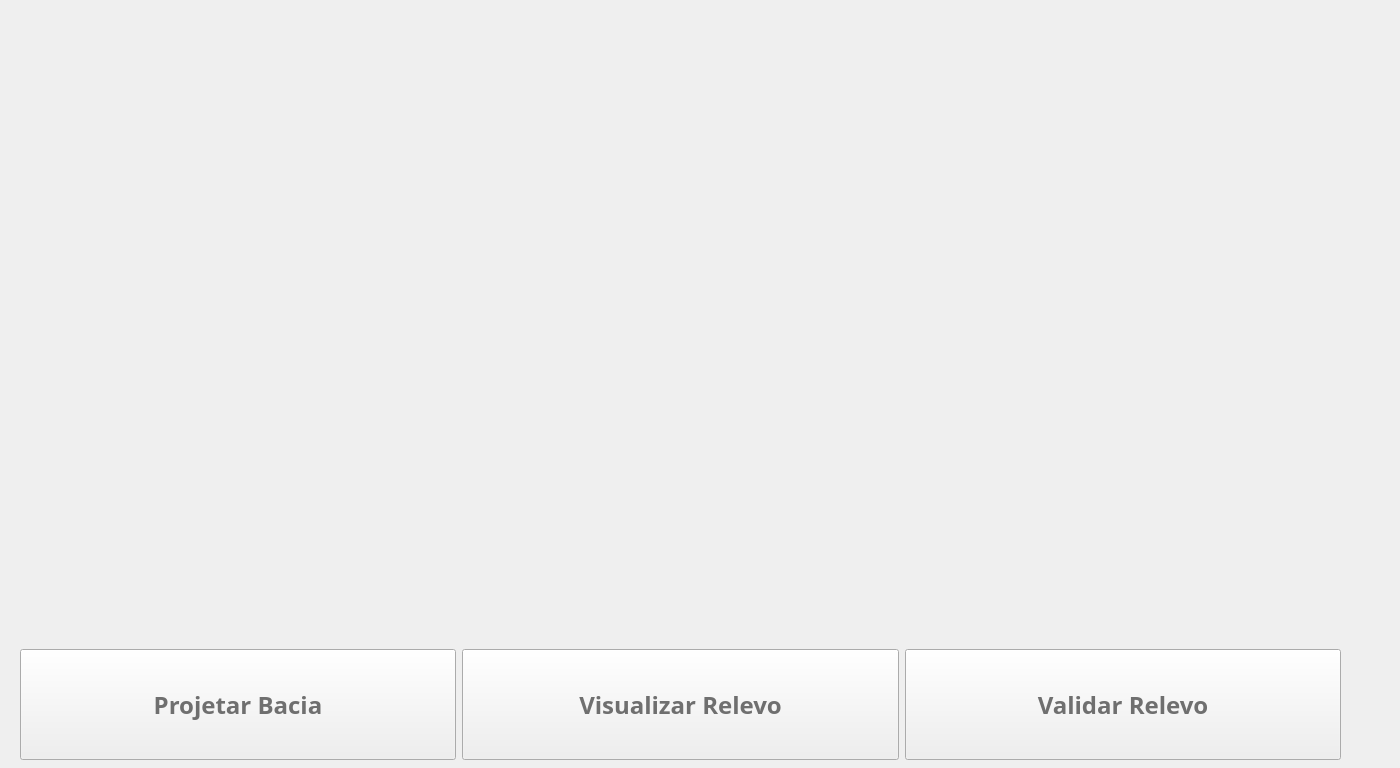
<?xml version="1.0" encoding="UTF-8"?>
<ui version="4.0">
 <class>Aula_3</class>
 <widget class="QWidget" name="Aula_3">
  <property name="geometry">
   <rect>
    <x>0</x>
    <y>0</y>
    <width>1400</width>
    <height>768</height>
   </rect>
  </property>
  <property name="minimumSize">
   <size>
    <width>1024</width>
    <height>768</height>
   </size>
  </property>
  <property name="windowTitle">
   <string>caixade-areia - Aula 3</string>
  </property>
  <widget class="QWidget" name="verticalLayoutWidget">
   <property name="geometry">
    <rect>
     <x>20</x>
     <y>10</y>
     <width>215</width>
     <height>631</height>
    </rect>
   </property>
   <layout class="QVBoxLayout" name="layout_btns_esq">
    <item>
     <widget class="QPushButton" name="btn_modelo_1">
      <property name="minimumSize">
       <size>
        <width>0</width>
        <height>150</height>
       </size>
      </property>
      <property name="maximumSize">
       <size>
        <width>16777215</width>
        <height>150</height>
       </size>
      </property>
      <property name="cursor">
       <cursorShape>PointingHandCursor</cursorShape>
      </property>
      <property name="text">
       <string/>
      </property>
      <property name="icon">
       <iconset>
        <normaloff>../resources/modelos/modelo_1.png</normaloff>../resources/modelos/modelo_1.png</iconset>
      </property>
      <property name="iconSize">
       <size>
        <width>200</width>
        <height>150</height>
       </size>
      </property>
      <property name="shortcut">
       <string>1</string>
      </property>
      <property name="flat">
       <bool>true</bool>
      </property>
     </widget>
    </item>
    <item>
     <widget class="QPushButton" name="btn_modelo_2">
      <property name="minimumSize">
       <size>
        <width>0</width>
        <height>150</height>
       </size>
      </property>
      <property name="maximumSize">
       <size>
        <width>16777215</width>
        <height>150</height>
       </size>
      </property>
      <property name="cursor">
       <cursorShape>PointingHandCursor</cursorShape>
      </property>
      <property name="text">
       <string/>
      </property>
      <property name="icon">
       <iconset>
        <normaloff>../resources/modelos/modelo_2.png</normaloff>../resources/modelos/modelo_2.png</iconset>
      </property>
      <property name="iconSize">
       <size>
        <width>200</width>
        <height>150</height>
       </size>
      </property>
      <property name="shortcut">
       <string>2</string>
      </property>
      <property name="flat">
       <bool>true</bool>
      </property>
     </widget>
    </item>
    <item>
     <widget class="QPushButton" name="btn_modelo_3">
      <property name="minimumSize">
       <size>
        <width>0</width>
        <height>150</height>
       </size>
      </property>
      <property name="maximumSize">
       <size>
        <width>16777215</width>
        <height>150</height>
       </size>
      </property>
      <property name="cursor">
       <cursorShape>PointingHandCursor</cursorShape>
      </property>
      <property name="text">
       <string/>
      </property>
      <property name="icon">
       <iconset>
        <normaloff>../resources/modelos/modelo_3.png</normaloff>../resources/modelos/modelo_3.png</iconset>
      </property>
      <property name="iconSize">
       <size>
        <width>200</width>
        <height>150</height>
       </size>
      </property>
      <property name="shortcut">
       <string>3</string>
      </property>
      <property name="flat">
       <bool>true</bool>
      </property>
     </widget>
    </item>
    <item>
     <widget class="QPushButton" name="btn_modelo_4">
      <property name="minimumSize">
       <size>
        <width>0</width>
        <height>150</height>
       </size>
      </property>
      <property name="maximumSize">
       <size>
        <width>16777215</width>
        <height>150</height>
       </size>
      </property>
      <property name="cursor">
       <cursorShape>PointingHandCursor</cursorShape>
      </property>
      <property name="text">
       <string/>
      </property>
      <property name="icon">
       <iconset>
        <normaloff>../resources/modelos/modelo_4.png</normaloff>../resources/modelos/modelo_4.png</iconset>
      </property>
      <property name="iconSize">
       <size>
        <width>200</width>
        <height>150</height>
       </size>
      </property>
      <property name="shortcut">
       <string>4</string>
      </property>
      <property name="flat">
       <bool>true</bool>
      </property>
     </widget>
    </item>
   </layout>
  </widget>
  <widget class="QWidget" name="verticalLayoutWidget_2">
   <property name="geometry">
    <rect>
     <x>1130</x>
     <y>10</y>
     <width>215</width>
     <height>631</height>
    </rect>
   </property>
   <layout class="QVBoxLayout" name="layout_btns_dir">
    <item>
     <widget class="QPushButton" name="btn_modelo_5">
      <property name="minimumSize">
       <size>
        <width>0</width>
        <height>150</height>
       </size>
      </property>
      <property name="maximumSize">
       <size>
        <width>16777215</width>
        <height>150</height>
       </size>
      </property>
      <property name="cursor">
       <cursorShape>PointingHandCursor</cursorShape>
      </property>
      <property name="text">
       <string/>
      </property>
      <property name="icon">
       <iconset>
        <normaloff>../resources/modelos/modelo_5.png</normaloff>../resources/modelos/modelo_5.png</iconset>
      </property>
      <property name="iconSize">
       <size>
        <width>200</width>
        <height>150</height>
       </size>
      </property>
      <property name="shortcut">
       <string>5</string>
      </property>
      <property name="flat">
       <bool>true</bool>
      </property>
     </widget>
    </item>
    <item>
     <widget class="QPushButton" name="btn_modelo_6">
      <property name="minimumSize">
       <size>
        <width>0</width>
        <height>150</height>
       </size>
      </property>
      <property name="maximumSize">
       <size>
        <width>16777215</width>
        <height>150</height>
       </size>
      </property>
      <property name="cursor">
       <cursorShape>PointingHandCursor</cursorShape>
      </property>
      <property name="text">
       <string/>
      </property>
      <property name="icon">
       <iconset>
        <normaloff>../resources/modelos/modelo_6.png</normaloff>../resources/modelos/modelo_6.png</iconset>
      </property>
      <property name="iconSize">
       <size>
        <width>200</width>
        <height>150</height>
       </size>
      </property>
      <property name="shortcut">
       <string>6</string>
      </property>
      <property name="flat">
       <bool>true</bool>
      </property>
     </widget>
    </item>
    <item>
     <widget class="QPushButton" name="btn_modelo_7">
      <property name="minimumSize">
       <size>
        <width>0</width>
        <height>150</height>
       </size>
      </property>
      <property name="maximumSize">
       <size>
        <width>16777215</width>
        <height>150</height>
       </size>
      </property>
      <property name="cursor">
       <cursorShape>PointingHandCursor</cursorShape>
      </property>
      <property name="text">
       <string/>
      </property>
      <property name="icon">
       <iconset>
        <normaloff>../resources/modelos/modelo_7.png</normaloff>../resources/modelos/modelo_7.png</iconset>
      </property>
      <property name="iconSize">
       <size>
        <width>200</width>
        <height>150</height>
       </size>
      </property>
      <property name="shortcut">
       <string>7</string>
      </property>
      <property name="flat">
       <bool>true</bool>
      </property>
     </widget>
    </item>
    <item>
     <widget class="QPushButton" name="btn_modelo_8">
      <property name="minimumSize">
       <size>
        <width>0</width>
        <height>150</height>
       </size>
      </property>
      <property name="maximumSize">
       <size>
        <width>16777215</width>
        <height>150</height>
       </size>
      </property>
      <property name="cursor">
       <cursorShape>PointingHandCursor</cursorShape>
      </property>
      <property name="text">
       <string/>
      </property>
      <property name="icon">
       <iconset>
        <normaloff>../resources/modelos/modelo_8.png</normaloff>../resources/modelos/modelo_8.png</iconset>
      </property>
      <property name="iconSize">
       <size>
        <width>200</width>
        <height>150</height>
       </size>
      </property>
      <property name="shortcut">
       <string>8</string>
      </property>
      <property name="flat">
       <bool>true</bool>
      </property>
     </widget>
    </item>
   </layout>
  </widget>
  <widget class="QWidget" name="horizontalLayoutWidget">
   <property name="geometry">
    <rect>
     <x>20</x>
     <y>649</y>
     <width>1321</width>
     <height>111</height>
    </rect>
   </property>
   <layout class="QHBoxLayout" name="layout_btns_inf">
    <item>
     <widget class="QPushButton" name="btn_projetar">
      <property name="sizePolicy">
       <sizepolicy hsizetype="Preferred" vsizetype="Preferred">
        <horstretch>0</horstretch>
        <verstretch>0</verstretch>
       </sizepolicy>
      </property>
      <property name="minimumSize">
       <size>
        <width>0</width>
        <height>75</height>
       </size>
      </property>
      <property name="palette">
       <palette>
        <active>
         <colorrole role="ButtonText">
          <brush brushstyle="SolidPattern">
           <color alpha="255">
            <red>111</red>
            <green>111</green>
            <blue>111</blue>
           </color>
          </brush>
         </colorrole>
        </active>
        <inactive>
         <colorrole role="ButtonText">
          <brush brushstyle="SolidPattern">
           <color alpha="255">
            <red>111</red>
            <green>111</green>
            <blue>111</blue>
           </color>
          </brush>
         </colorrole>
        </inactive>
        <disabled>
         <colorrole role="ButtonText">
          <brush brushstyle="SolidPattern">
           <color alpha="255">
            <red>190</red>
            <green>190</green>
            <blue>190</blue>
           </color>
          </brush>
         </colorrole>
        </disabled>
       </palette>
      </property>
      <property name="font">
       <font>
        <family>Sans Serif</family>
        <pointsize>18</pointsize>
        <weight>75</weight>
        <bold>true</bold>
       </font>
      </property>
      <property name="cursor">
       <cursorShape>PointingHandCursor</cursorShape>
      </property>
      <property name="text">
       <string>Projetar Bacia</string>
      </property>
     </widget>
    </item>
    <item>
     <widget class="QPushButton" name="btn_visualizar">
      <property name="sizePolicy">
       <sizepolicy hsizetype="Preferred" vsizetype="Preferred">
        <horstretch>0</horstretch>
        <verstretch>0</verstretch>
       </sizepolicy>
      </property>
      <property name="minimumSize">
       <size>
        <width>0</width>
        <height>75</height>
       </size>
      </property>
      <property name="palette">
       <palette>
        <active>
         <colorrole role="ButtonText">
          <brush brushstyle="SolidPattern">
           <color alpha="255">
            <red>111</red>
            <green>111</green>
            <blue>111</blue>
           </color>
          </brush>
         </colorrole>
        </active>
        <inactive>
         <colorrole role="ButtonText">
          <brush brushstyle="SolidPattern">
           <color alpha="255">
            <red>111</red>
            <green>111</green>
            <blue>111</blue>
           </color>
          </brush>
         </colorrole>
        </inactive>
        <disabled>
         <colorrole role="ButtonText">
          <brush brushstyle="SolidPattern">
           <color alpha="255">
            <red>190</red>
            <green>190</green>
            <blue>190</blue>
           </color>
          </brush>
         </colorrole>
        </disabled>
       </palette>
      </property>
      <property name="font">
       <font>
        <family>Sans Serif</family>
        <pointsize>18</pointsize>
        <weight>75</weight>
        <bold>true</bold>
       </font>
      </property>
      <property name="cursor">
       <cursorShape>PointingHandCursor</cursorShape>
      </property>
      <property name="text">
       <string>Visualizar Relevo</string>
      </property>
     </widget>
    </item>
    <item>
     <widget class="QPushButton" name="btn_validar">
      <property name="sizePolicy">
       <sizepolicy hsizetype="Preferred" vsizetype="Preferred">
        <horstretch>0</horstretch>
        <verstretch>0</verstretch>
       </sizepolicy>
      </property>
      <property name="minimumSize">
       <size>
        <width>0</width>
        <height>75</height>
       </size>
      </property>
      <property name="palette">
       <palette>
        <active>
         <colorrole role="ButtonText">
          <brush brushstyle="SolidPattern">
           <color alpha="255">
            <red>111</red>
            <green>111</green>
            <blue>111</blue>
           </color>
          </brush>
         </colorrole>
        </active>
        <inactive>
         <colorrole role="ButtonText">
          <brush brushstyle="SolidPattern">
           <color alpha="255">
            <red>111</red>
            <green>111</green>
            <blue>111</blue>
           </color>
          </brush>
         </colorrole>
        </inactive>
        <disabled>
         <colorrole role="ButtonText">
          <brush brushstyle="SolidPattern">
           <color alpha="255">
            <red>190</red>
            <green>190</green>
            <blue>190</blue>
           </color>
          </brush>
         </colorrole>
        </disabled>
       </palette>
      </property>
      <property name="font">
       <font>
        <family>Sans Serif</family>
        <pointsize>18</pointsize>
        <weight>75</weight>
        <bold>true</bold>
       </font>
      </property>
      <property name="cursor">
       <cursorShape>PointingHandCursor</cursorShape>
      </property>
      <property name="text">
       <string>Validar Relevo</string>
      </property>
     </widget>
    </item>
   </layout>
  </widget>
  <widget class="QLabel" name="modelo">
   <property name="geometry">
    <rect>
     <x>250</x>
     <y>14</y>
     <width>861</width>
     <height>461</height>
    </rect>
   </property>
   <property name="text">
    <string/>
   </property>
   <property name="pixmap">
    <pixmap>../resources/modelos/modelo_1.png</pixmap>
   </property>
   <property name="scaledContents">
    <bool>true</bool>
   </property>
  </widget>
  <widget class="QLabel" name="mensagem">
   <property name="geometry">
    <rect>
     <x>250</x>
     <y>490</y>
     <width>861</width>
     <height>131</height>
    </rect>
   </property>
   <property name="font">
    <font>
     <family>Sans Serif</family>
     <pointsize>22</pointsize>
     <weight>75</weight>
     <bold>true</bold>
    </font>
   </property>
   <property name="toolTip">
    <string>Percentual de acerto da bacia</string>
   </property>
   <property name="text">
    <string/>
   </property>
   <property name="alignment">
    <set>Qt::AlignCenter</set>
   </property>
  </widget>
 </widget>
 <resources/>
 <connections/>
</ui>
